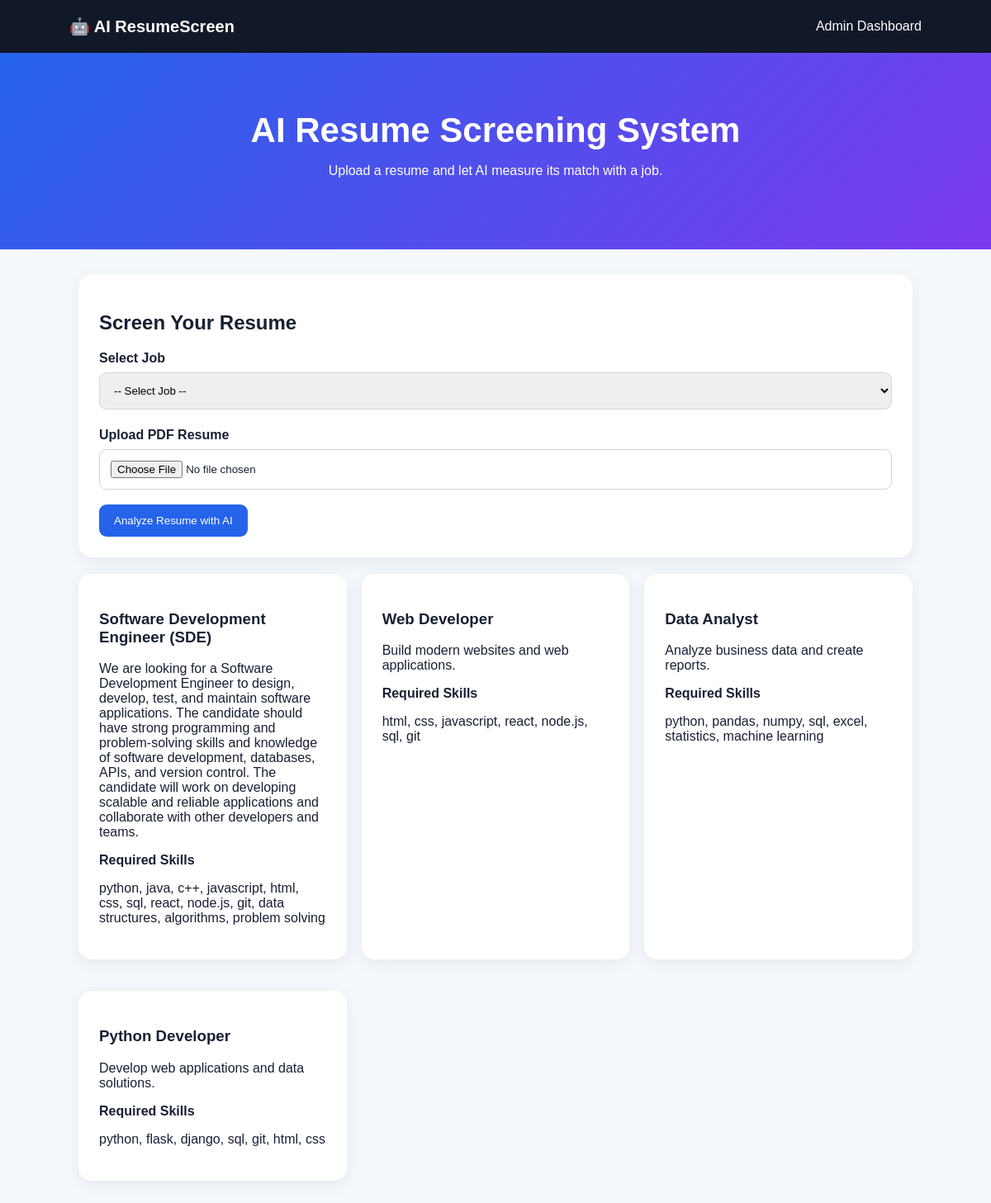
The page / on the database its author committed.
### tables this page shows
CREATE TABLE jobs(
        id INTEGER PRIMARY KEY AUTOINCREMENT,
        title TEXT NOT NULL,
        description TEXT NOT NULL,
        skills TEXT NOT NULL);

### app.py (the view)
@app.route("/")
def index():
    conn=db()
    jobs=conn.execute("SELECT * FROM jobs ORDER BY id DESC").fetchall()
    conn.close()
    return render_template("index.html",jobs=jobs)

### app.py (called while the page is built)
def db():
    conn = sqlite3.connect("database.db")
    conn.row_factory = sqlite3.Row
    return conn

### templates/index.html (shortened to what this page needs)
<!DOCTYPE html>
<html>
<head>
<link rel="stylesheet" href="{{ url_for('static',filename='css/style.css') }}">
</head>
<body>
<nav><div class="logo">🤖 AI ResumeScreen</div><a href="/admin">Admin Dashboard</a></nav>
<div class="hero">
<h1>AI Resume Screening System</h1>
<p>Upload a resume and let AI measure its match with a job.</p>
</div>
<div class="container">
<div class="panel">
<h2>Screen Your Resume</h2>
<form action="/screen" method="POST" enctype="multipart/form-data">
<label>Select Job</label>
<select name="job_id" required>
<option value="">-- Select Job --</option>
</select>
<label>Upload PDF Resume</label>
<input type="file" name="resume" accept=".pdf" required>
<button type="submit">Analyze Resume with AI</button>
</form>
</div>
<div class="cards">
{% for job in jobs %}
<div class="card">
<h3>{{job.title}}</h3>
<p>{{job.description}}</p>
<strong>Required Skills</strong>
<p>{{job.skills}}</p>
</div>
{% endfor %}
</div>
</div>
</body>
</html>

### static/css/style.css (style rules this page uses)
* { box-sizing:border-box }
body { margin:0;font-family:Arial,sans-serif;background:#f4f7fb;color:#172033 }
nav { height:64px;background:#111827;color:white;display:flex;align-items:center;justify-content:space-between;padding:0 7% }
nav a { color:white;text-decoration:none }
.logo { font-size:20px;font-weight:bold }
.hero { text-align:center;padding:70px 20px;background:linear-gradient(135deg,#2563eb,#7c3aed);color:white }
.hero h1 { font-size:42px;margin:0 0 12px }
.container { max-width:1050px;margin:30px auto;padding:0 20px }
.panel,.card,.result { background:white;border-radius:16px;padding:25px;margin-bottom:20px;box-shadow:0 5px 20px #00000010 }
label { display:block;margin-top:14px;font-weight:bold }
input,select,textarea { width:100%;padding:13px;margin:8px 0;border:1px solid #d1d5db;border-radius:9px }
button,.button { display:inline-block;background:#2563eb;color:white;border:0;border-radius:9px;padding:12px 18px;text-decoration:none;cursor:pointer;margin-top:10px }
.cards { display:grid;grid-template-columns:repeat(auto-fit,minmax(260px,1fr));gap:18px }

### rows shown on the page
jobs: title "Software Development Engineer (SDE)", description "We are looking for a Software Development Engineer to design, develop, test, and maintain software applications. The candidate should have strong programming and problem-solving skills and knowledge of software development, databases, APIs, and version control. The candidate will work on developing scalable and reliable applications and collaborate with other developers and teams.", skills "python, java, c++, javascript, html, css, sql, react, node.js, git, data structures, algorithms, problem solving"
jobs: title "Web Developer", description "Build modern websites and web applications.", skills "html, css, javascript, react, node.js, sql, git"
jobs: title "Data Analyst", description "Analyze business data and create reports.", skills "python, pandas, numpy, sql, excel, statistics, machine learning"
jobs: title "Python Developer", description "Develop web applications and data solutions.", skills "python, flask, django, sql, git, html, css"
